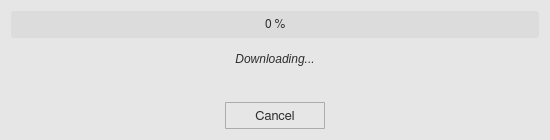
<?xml version="1.0" encoding="UTF-8"?>
<ui version="4.0">
 <class>storeWindow</class>
 <widget class="QWidget" name="storeWindow">
  <property name="geometry">
   <rect>
    <x>0</x>
    <y>0</y>
    <width>550</width>
    <height>140</height>
   </rect>
  </property>
  <property name="minimumSize">
   <size>
    <width>0</width>
    <height>0</height>
   </size>
  </property>
  <property name="maximumSize">
   <size>
    <width>16777215</width>
    <height>16777215</height>
   </size>
  </property>
  <property name="font">
   <font>
    <family>FreeSans</family>
    <pointsize>10</pointsize>
    <weight>50</weight>
    <bold>false</bold>
    <stylestrategy>PreferAntialias</stylestrategy>
    <kerning>true</kerning>
   </font>
  </property>
  <property name="windowTitle">
   <string>Download</string>
  </property>
  <property name="windowIcon">
   <iconset>
    <normaloff>icons/download_icon.svg</normaloff>icons/download_icon.svg</iconset>
  </property>
  <property name="styleSheet">
   <string notr="true">QWidget {
	background-color: rgb(230,230,230);
}</string>
  </property>
  <layout class="QGridLayout" name="gridLayout">
   <item row="0" column="0">
    <widget class="QProgressBar" name="sw_progressbar">
     <property name="minimumSize">
      <size>
       <width>0</width>
       <height>27</height>
      </size>
     </property>
     <property name="maximumSize">
      <size>
       <width>16777215</width>
       <height>27</height>
      </size>
     </property>
     <property name="font">
      <font>
       <family>FreeSans</family>
       <pointsize>9</pointsize>
       <weight>50</weight>
       <bold>false</bold>
       <stylestrategy>PreferAntialias</stylestrategy>
       <kerning>true</kerning>
      </font>
     </property>
     <property name="styleSheet">
      <string notr="true">QProgressBar {
   border: 0px solid black;
   border-radius: 3px;
   background: rgb(220,220,220);
   color: rgb(45,45,45);
   text-align: center;
}

QProgressBar::chunk {
   border: 0px solid black;
   border-radius: 3px;
   background: rgb(0,200,0);
 }</string>
     </property>
     <property name="value">
      <number>0</number>
     </property>
     <property name="textVisible">
      <bool>true</bool>
     </property>
     <property name="format">
      <string>%p %</string>
     </property>
    </widget>
   </item>
   <item row="1" column="0">
    <widget class="QLabel" name="sw_label">
     <property name="minimumSize">
      <size>
       <width>0</width>
       <height>0</height>
      </size>
     </property>
     <property name="maximumSize">
      <size>
       <width>16777215</width>
       <height>16777215</height>
      </size>
     </property>
     <property name="font">
      <font>
       <italic>true</italic>
      </font>
     </property>
     <property name="styleSheet">
      <string notr="true">QLabel {
    margin-top: 5px;
    color: rgb(45,45,45);
}</string>
     </property>
     <property name="text">
      <string>Downloading...</string>
     </property>
     <property name="alignment">
      <set>Qt::AlignHCenter|Qt::AlignTop</set>
     </property>
     <property name="wordWrap">
      <bool>true</bool>
     </property>
    </widget>
   </item>
   <item row="2" column="0">
    <spacer name="verticalSpacer">
     <property name="orientation">
      <enum>Qt::Vertical</enum>
     </property>
     <property name="sizeType">
      <enum>QSizePolicy::Fixed</enum>
     </property>
     <property name="sizeHint" stdset="0">
      <size>
       <width>20</width>
       <height>10</height>
      </size>
     </property>
    </spacer>
   </item>
   <item row="3" column="0">
    <layout class="QHBoxLayout" name="horizontalLayout">
     <item>
      <spacer name="horizontalSpacer">
       <property name="orientation">
        <enum>Qt::Horizontal</enum>
       </property>
       <property name="sizeHint" stdset="0">
        <size>
         <width>40</width>
         <height>20</height>
        </size>
       </property>
      </spacer>
     </item>
     <item>
      <widget class="QToolButton" name="sw_button">
       <property name="minimumSize">
        <size>
         <width>100</width>
         <height>27</height>
        </size>
       </property>
       <property name="maximumSize">
        <size>
         <width>100</width>
         <height>27</height>
        </size>
       </property>
       <property name="font">
        <font>
         <family>FreeSans</family>
         <pointsize>10</pointsize>
         <weight>50</weight>
         <bold>false</bold>
         <stylestrategy>PreferDefault</stylestrategy>
         <kerning>true</kerning>
        </font>
       </property>
       <property name="styleSheet">
        <string notr="true">QToolButton {
	border: 1px solid #acacac;
	border-radius: 1px;
	background-color: qlineargradient(x1:0, y1:0, x2:0, y2:1,
									stop:0 #f0f0f0, stop:1 #e5e5e5);
    color: rgb(45,45,45);
}

QToolButton:hover {
	border: 1px solid #7eb4ea;
	border-radius: 1px;
	background-color: qlineargradient(x1:0, y1:0, x2:0, y2:1,
									stop:0 #ecf4fc, stop:1 #dcecfc);
}

QToolButton:pressed {
	border: 1px solid #579de5;
	border-radius: 1px;
	background-color: qlineargradient(x1:0, y1:0, x2:0, y2:1,
									stop:0 #daecfc, stop:1 #c4e0fc);
}</string>
       </property>
       <property name="text">
        <string>Cancel</string>
       </property>
      </widget>
     </item>
     <item>
      <spacer name="horizontalSpacer_3">
       <property name="orientation">
        <enum>Qt::Horizontal</enum>
       </property>
       <property name="sizeHint" stdset="0">
        <size>
         <width>40</width>
         <height>20</height>
        </size>
       </property>
      </spacer>
     </item>
    </layout>
   </item>
  </layout>
 </widget>
 <resources/>
 <connections/>
</ui>
